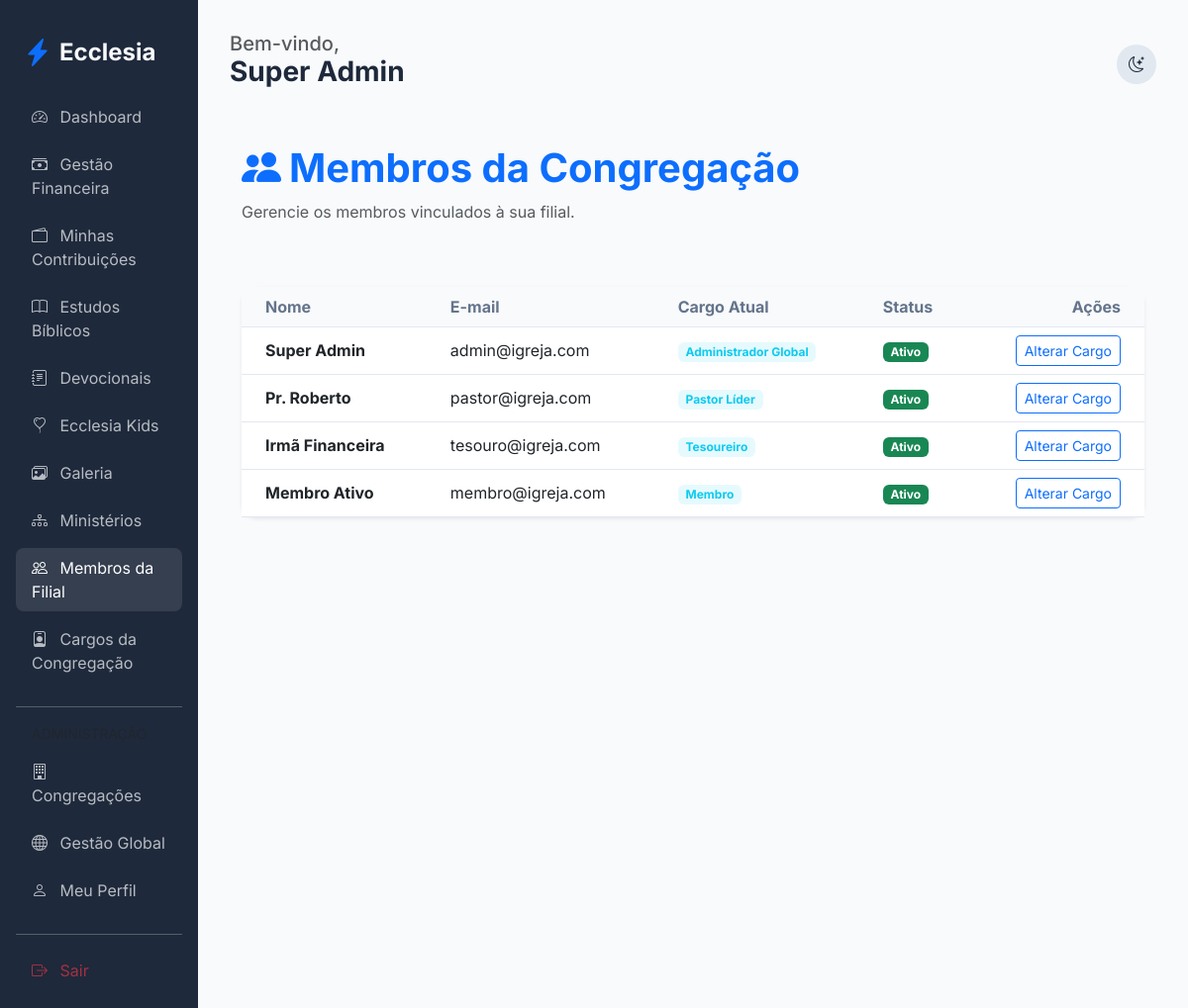
Before: /members/my-church/members (signed in) with the older database file.
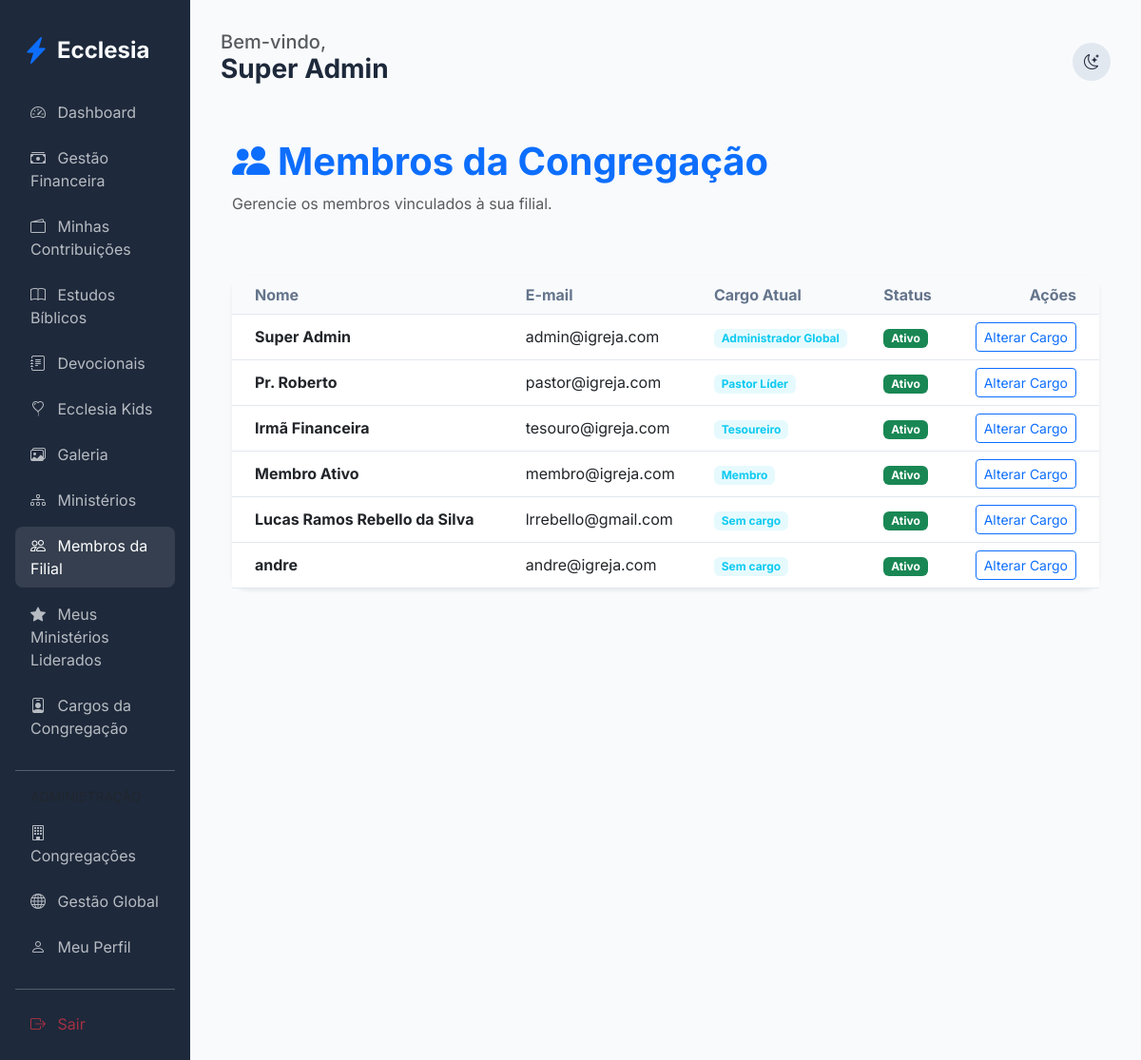
After: the same page with the newer database file.
### app/core/models.py (models this page shows, shortened)
class User(db.Model, UserMixin):
    id = db.Column(db.Integer, primary_key=True)
    name = db.Column(db.String(100), nullable=False)
    email = db.Column(db.String(120), unique=True, nullable=False)
    password_hash = db.Column(db.String(128))
    birth_date = db.Column(db.Date)
    gender = db.Column(db.String(20))
    documents = db.Column(db.String(200)) # Flexível para diferentes países
    address = db.Column(db.Text)
    phone = db.Column(db.String(50))
    profile_photo = db.Column(db.String(255), nullable=True)
    status = db.Column(db.String(20), default='pending') # pending, active, rejected
    is_ministry_leader = db.Column(db.Boolean, default=False)
    church_id = db.Column(db.Integer, db.ForeignKey('church.id'))
    family_id = db.Column(db.Integer, db.ForeignKey('family.id'), nullable=True)
    church_role_id = db.Column(db.Integer, db.ForeignKey('church_role.id'), nullable=True)
    ministries = db.relationship('Ministry', secondary=member_ministries, backref=db.backref('members', lazy='dynamic'))
    can_manage_ministries = db.Column(db.Boolean, default=False)
    can_manage_media = db.Column(db.Boolean, default=False)
    can_publish_devotionals = db.Column(db.Boolean, default=False)
    can_approve_members = db.Column(db.Boolean, default=False)
    can_manage_finance = db.Column(db.Boolean, default=False)
    can_manage_kids = db.Column(db.Boolean, default=False)
    can_manage_events = db.Column(db.Boolean, default=False)

class ChurchRole(db.Model):
    id = db.Column(db.Integer, primary_key=True)
    name = db.Column(db.String(80), nullable=False)
    description = db.Column(db.Text, nullable=True)
    church_id = db.Column(db.Integer, db.ForeignKey('church.id'), nullable=False)
    is_active = db.Column(db.Boolean, default=True)
    order = db.Column(db.Integer, default=0)  # para ordenar na exibição
    users = db.relationship('User', backref='church_role', lazy=True)

### app/modules/members/routes.py (the view)
@members_bp.route('/my-church/members')
@login_required
def church_members():
    if not can_manage_members():
        flash('Acesso negado.', 'danger')
        return redirect(url_for('members.dashboard'))
    members = User.query.filter_by(church_id=current_user.church_id).all()
    return render_template('members/church_members.html', members=members)

### app/modules/members/routes.py (called while the page is built)
def can_manage_members():
    return current_user.can_approve_members or (current_user.church_role and current_user.church_role.name in ['Administrador Global', 'Pastor Líder'])

### app/templates/members/church_members.html
{% extends "base.html" %}
{% block content %}
<div class="container py-4">
    <div class="d-flex justify-content-between align-items-center mb-5">
        <div>
            <h1 class="fw-bold text-primary"><i class="bi bi-people-fill me-2"></i>Membros da Congregação</h1>
            <p class="text-muted">Gerencie os membros vinculados à sua filial.</p>
        </div>
    </div>
    <div class="card border-0 shadow-sm">
        <div class="table-responsive">
            <table class="table table-hover align-middle mb-0">
                <thead class="bg-light">
                    <tr>
                        <th class="ps-4">Nome</th>
                        <th>E-mail</th>
                        <th>Cargo Atual</th>
                        <th>Status</th>
                        <th class="text-end pe-4">Ações</th>
                    </tr>
                </thead>
                <tbody>
                    {% for member in members %}
                    <tr>
                        <td class="ps-4 fw-bold">{{ member.name }}</td>
                        <td>{{ member.email }}</td>
                        <td><span class="badge bg-info bg-opacity-10 text-info">{{ member.church_role.name if member.church_role else 'Sem cargo' }}</span></td>
                        <td>
                            {% if member.status == 'active' %}
                            <span class="badge bg-success">Ativo</span>
                            {% elif member.status == 'pending' %}
                            <span class="badge bg-warning">Pendente</span>
                            {% else %}
                            <span class="badge bg-danger">Inativo</span>
                            {% endif %}
                        </td>
                        <td class="text-end pe-4">
                            <a href="{{ url_for('members.promote_member', id=member.id) }}" class="btn btn-sm btn-outline-primary">Alterar Cargo</a>
                        </td>
                    </tr>
                    {% endfor %}
                </tbody>
            </table>
        </div>
    </div>
</div>
{% endblock %}

### app/templates/base.html (shortened to what this page needs)
<!DOCTYPE html>
<html lang="pt-BR">
<head>
    <link href="https://cdn.jsdelivr.net/npm/bootstrap@5.3.0/dist/css/bootstrap.min.css" rel="stylesheet">
    <link href="https://cdn.jsdelivr.net/npm/bootstrap-icons@1.10.0/font/bootstrap-icons.css" rel="stylesheet">
    <link rel="stylesheet" href="{{ url_for('static', filename='css/premium.css') }}">
</head>
<body>
    <div class="container-fluid">
        <div class="row">
            {% if current_user.is_authenticated %}
            <div class="col-md-3 col-lg-2 sidebar d-none d-md-block">
                <div class="d-flex align-items-center mb-4 px-2">
                    <i class="bi bi-lightning-charge-fill text-primary fs-3 me-2"></i>
                    <h4 class="mb-0 fw-bold">Ecclesia</h4>
                </div>
                <nav class="nav flex-column">
                    <a class="nav-link {{ 'active' if request.endpoint == 'members.dashboard' }}" href="{{ url_for('members.dashboard') }}">
                        <i class="bi bi-speedometer2 me-2"></i> Dashboard
                    </a>
                    {% if current_user.can_manage_finance or (current_user.church_role and current_user.church_role.name in ['Administrador Global', 'Pastor Líder', 'Tesoureiro']) %}
                    <a class="nav-link {{ 'active' if request.endpoint == 'finance.dashboard' }}" href="{{ url_for('finance.dashboard') }}">
                        <i class="bi bi-cash-stack me-2"></i> Gestão Financeira
                    </a>
                    {% endif %}
                    <a class="nav-link {{ 'active' if request.endpoint == 'finance.member_finance' }}" href="{{ url_for('finance.member_finance') }}">
                        <i class="bi bi-wallet2 me-2"></i> Minhas Contribuições
                    </a>
                    <a class="nav-link {{ 'active' if request.endpoint == 'edification.studies' }}" href="{{ url_for('edification.studies') }}">
                        <i class="bi bi-book me-2"></i> Estudos Bíblicos
                    </a>
                    <a class="nav-link {{ 'active' if request.endpoint == 'edification.devotionals' }}" href="{{ url_for('edification.devotionals') }}">
                        <i class="bi bi-journal-text me-2"></i> Devocionais
                    </a>
                    {% if current_user.can_manage_kids or (current_user.church_role and current_user.church_role.name in ['Administrador Global', 'Pastor Líder']) %}
                    <a class="nav-link {{ 'active' if request.endpoint == 'edification.kids' }}" href="{{ url_for('edification.kids') }}">
                        <i class="bi bi-balloon-heart me-2"></i> Ecclesia Kids
                    </a>
                    {% endif %}
                    <a class="nav-link {{ 'active' if 'gallery' in request.endpoint }}" href="{{ url_for('edification.gallery') }}">
                        <i class="bi bi-images me-2"></i> Galeria
                    </a>
                    <a class="nav-link {{ 'active' if 'ministries' in request.endpoint }}" href="{{ url_for('members.list_ministries') }}">
                        <i class="bi bi-diagram-3 me-2"></i> Ministérios
                    </a>
                    {% if current_user.can_approve_members or (current_user.church_role and current_user.church_role.name in ['Administrador Global', 'Pastor Líder']) %}
                    <a class="nav-link {{ 'active' if 'church_members' in request.endpoint }}" href="{{ url_for('members.church_members') }}">
                        <i class="bi bi-people me-2"></i> Membros da Filial
                    </a>
                    {% endif %}
                    {% if current_user.is_authenticated %}
                        {% set has_led_ministries = namespace(value=false) %}
                        {% for ministry in current_user.ministries %}
                            {% if ministry.leader_id == current_user.id %}
                                {% set has_led_ministries.value = true %}
                            {% endif %}
                        {% endfor %}
                        {% if has_led_ministries.value %}
                        <a class="nav-link {{ 'active' if 'my_led_ministries' in request.endpoint }}" href="{{ url_for('members.my_led_ministries') }}">
                            <i class="bi bi-star-fill me-2"></i> Meus Ministérios Liderados
                        </a>
                        {% endif %}
                    {% endif %}
                    {% if current_user.can_approve_members or (current_user.church_role and current_user.church_role.name in ['Administrador Global', 'Pastor Líder']) %}
                    <a class="nav-link {{ 'active' if 'roles' in request.endpoint }}" href="{{ url_for('admin.list_roles') }}">
                        <i class="bi bi-person-badge me-2"></i> Cargos da Congregação
                    </a>
                    {% endif %}
                    {% if current_user.church_role and current_user.church_role.name == 'Administrador Global' %}
                    <hr class="my-3 opacity-25">
                    <label class="small text-muted px-3 mb-2">ADMINISTRAÇÃO</label>
                    <a class="nav-link {{ 'active' if 'admin.list_churches' in request.endpoint }}" href="{{ url_for('admin.list_churches') }}">
                        <i class="bi bi-building me-2"></i> Congregações
                    </a>
                    <a class="nav-link {{ 'active' if 'admin.list_members' in request.endpoint }}" href="{{ url_for('admin.list_members') }}">
                        <i class="bi bi-globe me-2"></i> Gestão Global
                    </a>
                    {% endif %}
                    <a class="nav-link" href="{{ url_for('members.profile') }}">
                        <i class="bi bi-person me-2"></i> Meu Perfil
                    </a>
                    <hr class="my-3 opacity-25">
                    <a class="nav-link text-danger" href="{{ url_for('auth.logout') }}">
                        <i class="bi bi-box-arrow-right me-2"></i> Sair
                    </a>
                </nav>
            </div>
            {% endif %}
            <div class="col-md-9 col-lg-10 main-content {{ 'mx-auto' if not current_user.is_authenticated }}">
                <header class="d-flex justify-content-between align-items-center mb-4">
                    <div>
                        {% if current_user.is_authenticated %}
                        <h5 class="text-muted mb-0">Bem-vindo,</h5>
                        <h3 class="fw-bold">{{ current_user.name }}</h3>
                        {% endif %}
                    </div>
                    <div class="d-flex align-items-center gap-3">
                        <div class="theme-toggle" onclick="toggleTheme()">
                            <i class="bi bi-moon-stars" id="theme-icon"></i>
                        </div>
                    </div>
                </header>
                {% block content %}{% endblock %}
            </div>
        </div>
    </div>
</body>
</html>

### app/static/css/premium.css (style rules this page uses)
:root { --primary: #4f46e5; --primary-hover: #4338ca; --secondary: #64748b; --success: #10b981; --danger: #ef4444; --warning: #f59e0b; --info: #06b6d4; --bg-main: #f8fafc; --bg-card: #ffffff; --text-main: #1e293b; --text-muted: #64748b; --border: #e2e8f0; --sidebar-bg: #1e293b; --sidebar-text: #f8fafc; --input-bg: #ffffff; }
body { font-family: 'Inter', sans-serif; background-color: var(--bg-main); color: var(--text-main); transition: all 0.3s ease; }
.sidebar { background-color: var(--sidebar-bg); color: var(--sidebar-text); min-height: 100vh; padding: 2rem 1rem; }
.nav-link { color: var(--sidebar-text); opacity: 0.7; transition: all 0.2s; border-radius: 0.5rem; margin-bottom: 0.5rem; }
.nav-link:hover, .nav-link.active { opacity: 1; background-color: rgba(255,255,255,0.1); color: white; }
.main-content { padding: 2rem; }
.card { background-color: var(--bg-card); border: 1px solid var(--border); border-radius: 1rem; box-shadow: 0 4px 6px -1px rgb(0 0 0 / 0.1); transition: transform 0.2s; }
.table { color: var(--text-main); }
.table thead th { background-color: var(--bg-main); border-bottom-color: var(--border); color: var(--text-muted); }
.table td { border-bottom-color: var(--border); }
.theme-toggle { cursor: pointer; padding: 0.5rem; border-radius: 50%; background: var(--border); display: flex; align-items: center; justify-content: center; width: 40px; height: 40px; }

Changed rows visible on the page:
added User: name "Lucas Ramos Rebello da Silva", email "lrrebello@gmail.com", church_role "Sem cargo", status "Ativo"
added User: name "andre", email "andre@igreja.com", church_role "Sem cargo", status "Ativo"
Other visible differences:
text now shown: "Meus Ministérios Liderados"
